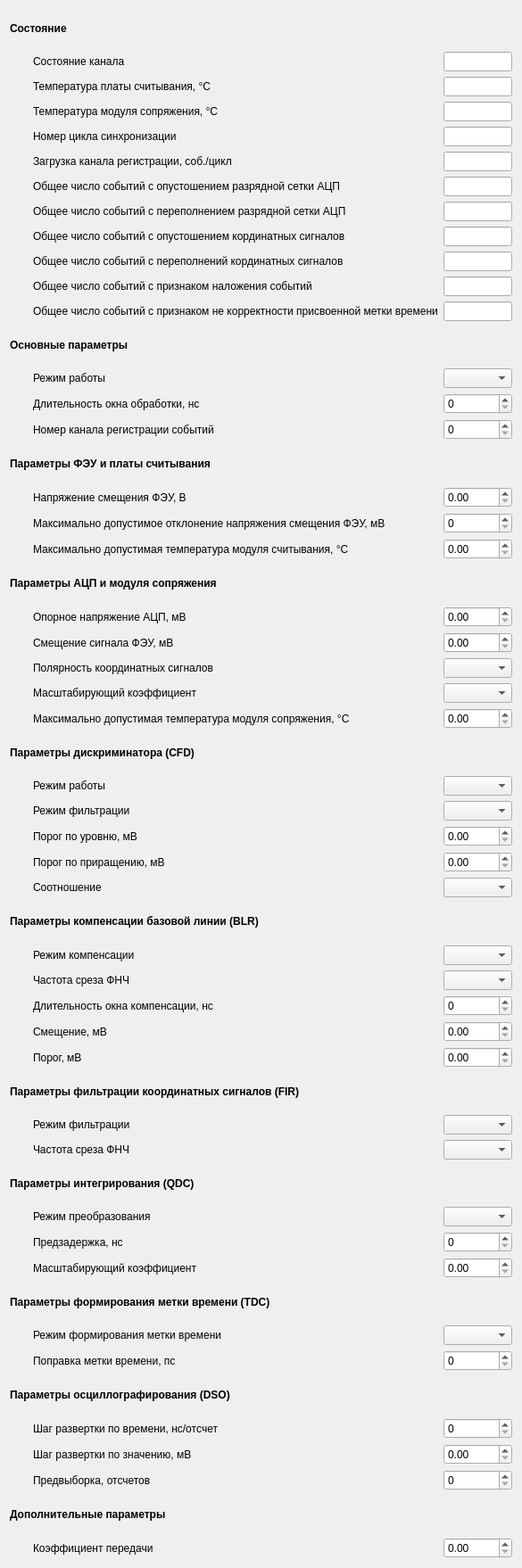
<?xml version="1.0" encoding="UTF-8"?>
<ui version="4.0">
 <class>PET_brg_ch_page</class>
 <widget class="QWidget" name="PET_brg_ch_page">
  <property name="geometry">
   <rect>
    <x>0</x>
    <y>0</y>
    <width>585</width>
    <height>1758</height>
   </rect>
  </property>
  <property name="sizePolicy">
   <sizepolicy hsizetype="Fixed" vsizetype="Preferred">
    <horstretch>0</horstretch>
    <verstretch>0</verstretch>
   </sizepolicy>
  </property>
  <property name="windowTitle">
   <string>Form</string>
  </property>
  <layout class="QVBoxLayout" name="verticalLayout">
   <item>
    <layout class="QGridLayout" name="gridLayout">
     <item row="47" column="1">
      <widget class="QLabel" name="label_30">
       <property name="text">
        <string>Частота среза ФНЧ</string>
       </property>
      </widget>
     </item>
     <item row="55" column="0" colspan="3">
      <widget class="QLabel" name="label_34">
       <property name="font">
        <font>
         <weight>75</weight>
         <bold>true</bold>
        </font>
       </property>
       <property name="text">
        <string>Параметры осциллографирования (DSO)</string>
       </property>
      </widget>
     </item>
     <item row="10" column="1">
      <widget class="QLabel" name="label_53">
       <property name="text">
        <string>Общее число событий с переполнений кординатных сигналов</string>
       </property>
      </widget>
     </item>
     <item row="9" column="1">
      <widget class="QLabel" name="label_47">
       <property name="text">
        <string>Общее число событий с опустошением кординатных сигналов</string>
       </property>
      </widget>
     </item>
     <item row="50" column="2">
      <widget class="QSpinBox" name="sb_qdc_predelay"/>
     </item>
     <item row="17" column="1">
      <widget class="QLabel" name="label_19">
       <property name="text">
        <string>Номер канала регистрации событий</string>
       </property>
      </widget>
     </item>
     <item row="53" column="1">
      <widget class="QLabel" name="label_32">
       <property name="text">
        <string>Режим формирования метки времени</string>
       </property>
      </widget>
     </item>
     <item row="52" column="0" colspan="3">
      <widget class="QLabel" name="label_31">
       <property name="font">
        <font>
         <weight>75</weight>
         <bold>true</bold>
        </font>
       </property>
       <property name="text">
        <string>Параметры формирования метки времени (TDC)</string>
       </property>
      </widget>
     </item>
     <item row="33" column="1">
      <widget class="QLabel" name="label_15">
       <property name="text">
        <string>Порог по уровню, мВ</string>
       </property>
      </widget>
     </item>
     <item row="40" column="2">
      <widget class="QDoubleSpinBox" name="dsb_blr_offset"/>
     </item>
     <item row="27" column="1">
      <widget class="QLabel" name="label_13">
       <property name="text">
        <string>Полярность координатных сигналов</string>
       </property>
      </widget>
     </item>
     <item row="54" column="1">
      <widget class="QLabel" name="label_33">
       <property name="text">
        <string>Поправка метки времени, пс</string>
       </property>
      </widget>
     </item>
     <item row="40" column="1">
      <widget class="QLabel" name="label_7">
       <property name="text">
        <string>Смещение, мВ</string>
       </property>
      </widget>
     </item>
     <item row="22" column="2">
      <widget class="QDoubleSpinBox" name="dsb_readout_temp_max"/>
     </item>
     <item row="25" column="2">
      <widget class="QDoubleSpinBox" name="dsb_adc_reference"/>
     </item>
     <item row="26" column="1">
      <widget class="QLabel" name="label_14">
       <property name="text">
        <string>Смещение сигнала ФЭУ, мВ</string>
       </property>
      </widget>
     </item>
     <item row="56" column="2">
      <widget class="QSpinBox" name="sb_dso_time_step"/>
     </item>
     <item row="36" column="0" colspan="3">
      <widget class="QLabel" name="label_28">
       <property name="font">
        <font>
         <weight>75</weight>
         <bold>true</bold>
        </font>
       </property>
       <property name="text">
        <string>Параметры компенсации базовой линии (BLR)</string>
       </property>
      </widget>
     </item>
     <item row="26" column="2">
      <widget class="QDoubleSpinBox" name="dsb_in_offset"/>
     </item>
     <item row="28" column="2">
      <widget class="QComboBox" name="cb_in_scale"/>
     </item>
     <item row="50" column="1">
      <widget class="QLabel" name="label_10">
       <property name="text">
        <string>Предзадержка, нс</string>
       </property>
      </widget>
     </item>
     <item row="38" column="2">
      <widget class="QComboBox" name="cb_blr_fc"/>
     </item>
     <item row="47" column="2">
      <widget class="QComboBox" name="cb_fir_fc"/>
     </item>
     <item row="14" column="0" colspan="3">
      <widget class="QLabel" name="label_2">
       <property name="font">
        <font>
         <weight>75</weight>
         <bold>true</bold>
        </font>
       </property>
       <property name="text">
        <string>Основные параметры</string>
       </property>
      </widget>
     </item>
     <item row="53" column="2">
      <widget class="QComboBox" name="cb_tdc_mode"/>
     </item>
     <item row="41" column="1">
      <widget class="QLabel" name="label_3">
       <property name="text">
        <string>Порог, мВ</string>
       </property>
      </widget>
     </item>
     <item row="49" column="2">
      <widget class="QComboBox" name="cb_qdc_mode"/>
     </item>
     <item row="56" column="1">
      <widget class="QLabel" name="label_35">
       <property name="text">
        <string>Шаг развертки по времени, нс/отcчет</string>
       </property>
      </widget>
     </item>
     <item row="31" column="1">
      <widget class="QLabel" name="label_27">
       <property name="text">
        <string>Режим работы</string>
       </property>
      </widget>
     </item>
     <item row="23" column="0" colspan="3">
      <widget class="QLabel" name="label_23">
       <property name="font">
        <font>
         <weight>75</weight>
         <bold>true</bold>
        </font>
       </property>
       <property name="text">
        <string>Параметры АЦП и модуля сопряжения</string>
       </property>
      </widget>
     </item>
     <item row="57" column="1">
      <widget class="QLabel" name="label_36">
       <property name="text">
        <string>Шаг развертки по значению, мВ</string>
       </property>
      </widget>
     </item>
     <item row="31" column="2">
      <widget class="QComboBox" name="cb_cfd_mode"/>
     </item>
     <item row="58" column="2">
      <widget class="QSpinBox" name="sb_dso_prefetch"/>
     </item>
     <item row="19" column="1">
      <widget class="QLabel" name="label_17">
       <property name="text">
        <string>Напряжение смещения ФЭУ, В</string>
       </property>
      </widget>
     </item>
     <item row="51" column="2">
      <widget class="QDoubleSpinBox" name="dsb_qdc_scale"/>
     </item>
     <item row="39" column="1">
      <widget class="QLabel" name="label_4">
       <property name="text">
        <string>Длительность окна компенсации, нс</string>
       </property>
      </widget>
     </item>
     <item row="34" column="1">
      <widget class="QLabel" name="label_21">
       <property name="text">
        <string>Порог по приращению, мВ</string>
       </property>
      </widget>
     </item>
     <item row="41" column="2">
      <widget class="QDoubleSpinBox" name="dsb_blr_threshold"/>
     </item>
     <item row="39" column="2">
      <widget class="QSpinBox" name="sb_blr_gate_width"/>
     </item>
     <item row="35" column="1">
      <widget class="QLabel" name="label_38">
       <property name="text">
        <string>Соотношение</string>
       </property>
      </widget>
     </item>
     <item row="27" column="2">
      <widget class="QComboBox" name="cb_in_polarity"/>
     </item>
     <item row="33" column="2">
      <widget class="QDoubleSpinBox" name="dsb_cfd_l_threshold"/>
     </item>
     <item row="37" column="2">
      <widget class="QComboBox" name="cb_blr_mode"/>
     </item>
     <item row="29" column="2">
      <widget class="QDoubleSpinBox" name="dsb_ifmodule_temp_max"/>
     </item>
     <item row="28" column="1">
      <widget class="QLabel" name="label_24">
       <property name="text">
        <string>Масштабирующий коэффициент</string>
       </property>
      </widget>
     </item>
     <item row="46" column="2">
      <widget class="QComboBox" name="cb_fir_mode"/>
     </item>
     <item row="15" column="1">
      <widget class="QLabel" name="label">
       <property name="text">
        <string>Режим работы</string>
       </property>
      </widget>
     </item>
     <item row="16" column="2">
      <widget class="QSpinBox" name="sb_gate_width"/>
     </item>
     <item row="58" column="1">
      <widget class="QLabel" name="label_37">
       <property name="text">
        <string>Предвыборка, отсчетов</string>
       </property>
      </widget>
     </item>
     <item row="15" column="0">
      <widget class="QWidget" name="widget" native="true">
       <property name="sizePolicy">
        <sizepolicy hsizetype="Fixed" vsizetype="Preferred">
         <horstretch>0</horstretch>
         <verstretch>0</verstretch>
        </sizepolicy>
       </property>
       <property name="minimumSize">
        <size>
         <width>20</width>
         <height>0</height>
        </size>
       </property>
      </widget>
     </item>
     <item row="30" column="0" colspan="3">
      <widget class="QLabel" name="label_26">
       <property name="font">
        <font>
         <weight>75</weight>
         <bold>true</bold>
        </font>
       </property>
       <property name="text">
        <string>Параметры дискриминатора (CFD)</string>
       </property>
      </widget>
     </item>
     <item row="38" column="1">
      <widget class="QLabel" name="label_5">
       <property name="text">
        <string>Частота среза ФНЧ</string>
       </property>
      </widget>
     </item>
     <item row="35" column="2">
      <widget class="QComboBox" name="cb_cfd_fract"/>
     </item>
     <item row="37" column="1">
      <widget class="QLabel" name="label_29">
       <property name="text">
        <string>Режим компенсации</string>
       </property>
      </widget>
     </item>
     <item row="32" column="2">
      <widget class="QComboBox" name="cb_cfd_lpf_mode"/>
     </item>
     <item row="21" column="2">
      <widget class="QSpinBox" name="sb_pm_bias_deviation"/>
     </item>
     <item row="48" column="0" colspan="3">
      <widget class="QLabel" name="label_8">
       <property name="font">
        <font>
         <weight>75</weight>
         <bold>true</bold>
        </font>
       </property>
       <property name="text">
        <string>Параметры интегрирования (QDC)</string>
       </property>
      </widget>
     </item>
     <item row="57" column="2">
      <widget class="QDoubleSpinBox" name="dsb_dso_value_step"/>
     </item>
     <item row="54" column="2">
      <widget class="QSpinBox" name="sb_tdc_adj"/>
     </item>
     <item row="32" column="1">
      <widget class="QLabel" name="label_42">
       <property name="text">
        <string>Режим фильтрации</string>
       </property>
      </widget>
     </item>
     <item row="18" column="0" colspan="3">
      <widget class="QLabel" name="label_20">
       <property name="font">
        <font>
         <weight>75</weight>
         <bold>true</bold>
        </font>
       </property>
       <property name="text">
        <string>Параметры ФЭУ и платы считывания</string>
       </property>
      </widget>
     </item>
     <item row="51" column="1">
      <widget class="QLabel" name="label_11">
       <property name="text">
        <string>Масштабирующий коэффициент</string>
       </property>
      </widget>
     </item>
     <item row="44" column="0" colspan="3">
      <widget class="QLabel" name="label_6">
       <property name="font">
        <font>
         <weight>75</weight>
         <bold>true</bold>
        </font>
       </property>
       <property name="text">
        <string>Параметры фильтрации координатных сигналов (FIR)</string>
       </property>
      </widget>
     </item>
     <item row="21" column="1">
      <widget class="QLabel" name="label_12">
       <property name="text">
        <string>Максимально допустимое отклонение напряжения смещения ФЭУ, мВ</string>
       </property>
      </widget>
     </item>
     <item row="1" column="0" colspan="3">
      <widget class="QLabel" name="label_43">
       <property name="font">
        <font>
         <weight>75</weight>
         <bold>true</bold>
        </font>
       </property>
       <property name="text">
        <string>Состояние</string>
       </property>
      </widget>
     </item>
     <item row="49" column="1">
      <widget class="QLabel" name="label_41">
       <property name="text">
        <string>Режим преобразования</string>
       </property>
      </widget>
     </item>
     <item row="15" column="2">
      <widget class="QComboBox" name="cb_mode"/>
     </item>
     <item row="16" column="1">
      <widget class="QLabel" name="label_18">
       <property name="text">
        <string>Длительность окна обработки, нс</string>
       </property>
      </widget>
     </item>
     <item row="46" column="1">
      <widget class="QLabel" name="label_9">
       <property name="text">
        <string>Режим фильтрации</string>
       </property>
      </widget>
     </item>
     <item row="29" column="1">
      <widget class="QLabel" name="label_25">
       <property name="text">
        <string>Максимально допустимая температура модуля сопряжения, °C</string>
       </property>
      </widget>
     </item>
     <item row="3" column="1">
      <widget class="QLabel" name="label_49">
       <property name="text">
        <string>Температура платы считывания, °C</string>
       </property>
      </widget>
     </item>
     <item row="25" column="1">
      <widget class="QLabel" name="label_16">
       <property name="text">
        <string>Опорное напряжение АЦП, мВ</string>
       </property>
      </widget>
     </item>
     <item row="22" column="1">
      <widget class="QLabel" name="label_22">
       <property name="text">
        <string>Максимально допустимая температура модуля считывания, °C</string>
       </property>
      </widget>
     </item>
     <item row="4" column="1">
      <widget class="QLabel" name="label_48">
       <property name="text">
        <string>Температура модуля сопряжения, °C</string>
       </property>
      </widget>
     </item>
     <item row="8" column="1">
      <widget class="QLabel" name="label_51">
       <property name="text">
        <string>Общее число событий с переполнением разрядной сетки АЦП</string>
       </property>
      </widget>
     </item>
     <item row="17" column="2">
      <widget class="QSpinBox" name="sb_event_src"/>
     </item>
     <item row="11" column="1">
      <widget class="QLabel" name="label_54">
       <property name="text">
        <string>Общее число событий с признаком наложения событий</string>
       </property>
      </widget>
     </item>
     <item row="34" column="2">
      <widget class="QDoubleSpinBox" name="dsb_cfd_d_threshold"/>
     </item>
     <item row="2" column="1">
      <widget class="QLabel" name="label_50">
       <property name="text">
        <string>Состояние канала</string>
       </property>
      </widget>
     </item>
     <item row="6" column="1">
      <widget class="QLabel" name="label_52">
       <property name="text">
        <string>Загрузка канала регистрации, соб./цикл</string>
       </property>
      </widget>
     </item>
     <item row="5" column="1">
      <widget class="QLabel" name="label_55">
       <property name="text">
        <string>Номер цикла синхронизации</string>
       </property>
      </widget>
     </item>
     <item row="7" column="1">
      <widget class="QLabel" name="label_45">
       <property name="text">
        <string>Общее число событий с опустошением разрядной сетки АЦП</string>
       </property>
      </widget>
     </item>
     <item row="12" column="1">
      <widget class="QLabel" name="label_46">
       <property name="text">
        <string>Общее число событий с признаком не корректности присвоенной метки времени</string>
       </property>
      </widget>
     </item>
     <item row="2" column="2">
      <widget class="QLineEdit" name="le_state"/>
     </item>
     <item row="3" column="2">
      <widget class="QLineEdit" name="le_readout_temp"/>
     </item>
     <item row="4" column="2">
      <widget class="QLineEdit" name="le_ifmodule_temp"/>
     </item>
     <item row="5" column="2">
      <widget class="QLineEdit" name="le_sync_cycle"/>
     </item>
     <item row="6" column="2">
      <widget class="QLineEdit" name="le_utilisation"/>
     </item>
     <item row="7" column="2">
      <widget class="QLineEdit" name="le_adc_underflow"/>
     </item>
     <item row="8" column="2">
      <widget class="QLineEdit" name="le_adc_overflow"/>
     </item>
     <item row="9" column="2">
      <widget class="QLineEdit" name="le_qdc_underflow"/>
     </item>
     <item row="10" column="2">
      <widget class="QLineEdit" name="le_qdc_overflow"/>
     </item>
     <item row="11" column="2">
      <widget class="QLineEdit" name="le_gate_overlay"/>
     </item>
     <item row="12" column="2">
      <widget class="QLineEdit" name="le_ts_invalid"/>
     </item>
     <item row="19" column="2">
      <widget class="QDoubleSpinBox" name="dsb_pm_bias"/>
     </item>
     <item row="61" column="1">
      <widget class="QLabel" name="label_40">
       <property name="text">
        <string>Коэффициент передачи</string>
       </property>
      </widget>
     </item>
     <item row="60" column="0" colspan="3">
      <widget class="QLabel" name="label_39">
       <property name="font">
        <font>
         <weight>75</weight>
         <bold>true</bold>
        </font>
       </property>
       <property name="text">
        <string>Дополнительные параметры</string>
       </property>
      </widget>
     </item>
     <item row="61" column="2">
      <widget class="QDoubleSpinBox" name="dsb_in_gain"/>
     </item>
    </layout>
   </item>
  </layout>
 </widget>
 <resources/>
 <connections/>
</ui>
